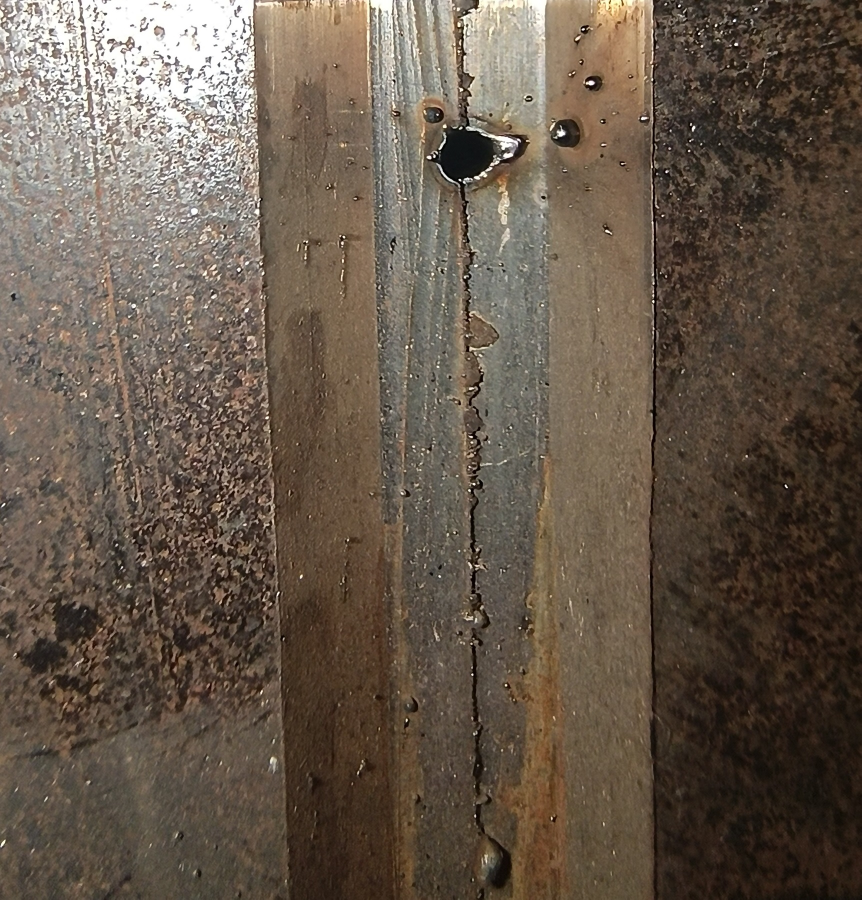
#> input picture 1/x2.jpg, 1723 x 1799 px (shown at 1/2 size)
$ python metal-seam-detector.py
#> lines starting #> are read from the running program, lines starting #| are printed output that depends on the picture; after the words box and inside, x2 and y2 are one past the last pixel; in counts of white or black regions, pixels touching at a corner belong together
import cv2
import numpy as np

# Укажите имя обрабатываемого файла
IMAGE_NAME = 'x2.jpg'

# 1. Загрузка изображения
img = cv2.imread(IMAGE_NAME)
#> img is the input picture: shape (1799, 1723, 3); mean B, G, R 75.8, 89.3, 102.8
if img is None:
    print(f"Ошибка: Не удалось открыть файл {IMAGE_NAME}")
else:
    height, width = img.shape[:2]
#> height = 1799; width = 1723
    gray = cv2.cvtColor(img, cv2.COLOR_BGR2GRAY)

    # 2. АВТОПОДБОР ЯДРА ДЛЯ ШИРОКИХ И ТОНКИХ ЛИНИЙ
    # Оцениваем текстуру в центре, чтобы понять ширину стыка
    roi_test = gray[:, int(width * 0.45):int(width * 0.55)]
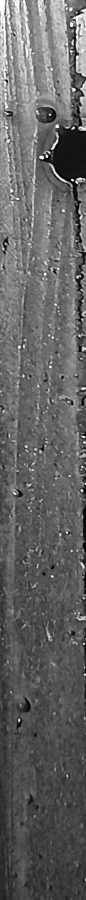
#> roi_test: shape (1799, 172) (shown at 1/2 size); min 0, max 255, mean 99.2
    kernel_size = 35 if np.std(roi_test) > 20 else 15
#> kernel_size = 35

    # 3. МОРФОЛОГИЧЕСКАЯ ФИЛЬТРАЦИЯ (Black Hat)
    kernel = cv2.getStructuringElement(cv2.MORPH_RECT, (kernel_size, 1))
    blackhat = cv2.morphologyEx(gray, cv2.MORPH_BLACKHAT, kernel)
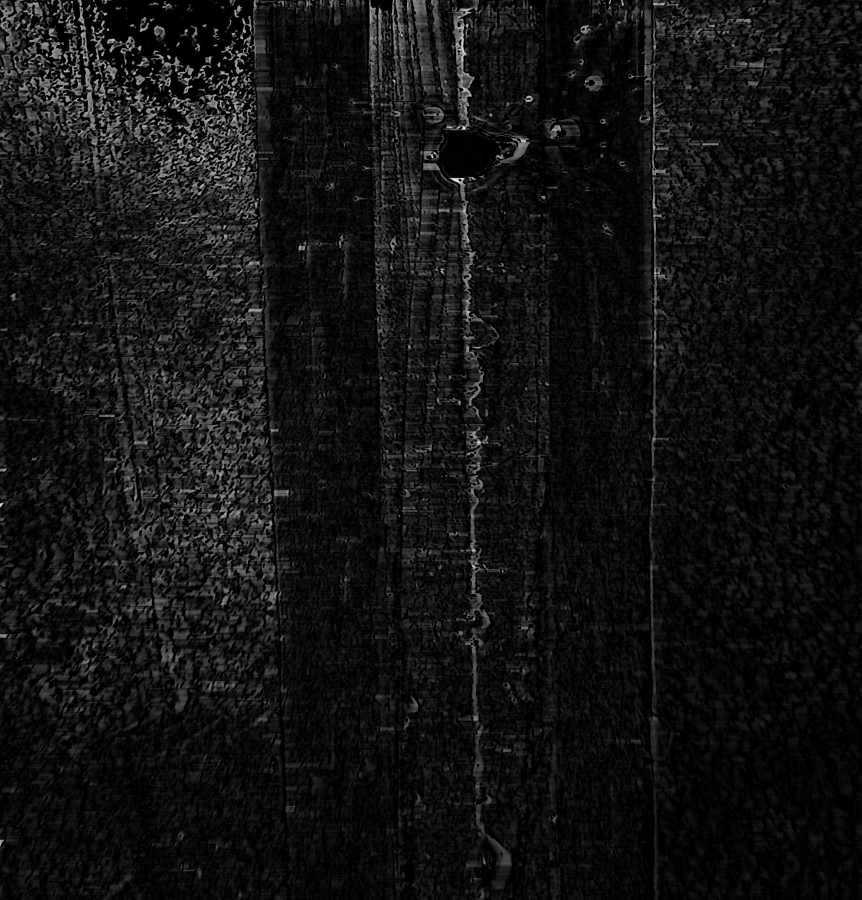
#> blackhat: shape (1799, 1723) (shown at 1/2 size); min 0, max 238, mean 18.4
    blurred = cv2.GaussianBlur(blackhat, (9, 9), 0)

    # 4. НАСТРОЙКА ЗОНЫ ПОИСКА (центральные 30% ширины кадра)
    roi_left = int(width * 0.35)
#> roi_left = 603
    roi_right = int(width * 0.65)
#> roi_right = 1119

    # Разметка на 30 сегментов по высоте для точного отслеживания наклона
    num_segments = 30
    segment_height = height // num_segments
#> segment_height = 59
    points = []

    # 5. ПОСТРОЧНЫЙ СБОР КООРДИНАТ СТЫКА
    for i in range(num_segments):
        y_start = i * segment_height
        y_end = (i + 1) * segment_height
        y_center = (y_start + y_end) // 2

        roi_segment = blurred[y_start:y_end, roi_left:roi_right]
        profile = np.mean(roi_segment, axis=0)

        if np.max(profile) > 8:
            max_idx = np.argmax(profile)
            final_x = roi_left + max_idx

            if roi_left <= final_x <= roi_right:
                points.append([final_x, y_center])
#> this loop made 30 passes
#> (max_idx, final_x) on passes 1 to 12: (138, 741), (321, 924), (321, 924), (328, 931), (506, 1109), (260, 863), (321, 924), (327, 930), (332, 935), (331, 934), (332, 935), (332, 935)
#> pass 1, `roi_segment = blurred[y_start:y_end, roi_left:roi_right]`:
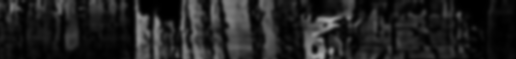
#> roi_segment: shape (59, 516); min 0, max 169, mean 33.7
#> after the loop:
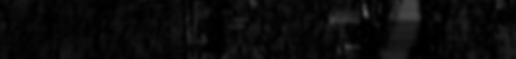
#> roi_segment: shape (59, 516); min 0, max 85, mean 10.5
#> after the loop, points = 30 pairs, first value 741 to 1109, second value 29 to 1740

    # 6. НАДЕЖНОЕ ПОСТРОЕНИЕ ЛИНИИ (Метод Huber)
    if len(points) >= 6:
        pts_array = np.array(points, dtype=np.float32)
#> pts_array has the same summary as points

        # Находим идеальный вектор прямой, игнорируя локальные блики и капли
        [vx, vy, x0, y0] = cv2.fitLine(pts_array, cv2.DIST_HUBER, 0, 0.01, 0.01)
#> vx = [0.0217]; vy = [1]; x0 = [942.4]; y0 = [951]

        vx, vy, x0, y0 = float(vx), float(vy), float(x0), float(y0)
#> vx = 0.0217; vy = 1; x0 = 942.4; y0 = 951

        if np.abs(vy) > 0.001:
            x_top = int(x0 + (0 - y0) * (vx / vy))
#> x_top = 921
            x_bottom = int(x0 + (height - y0) * (vx / vy))
#> x_bottom = 960
            angle = np.abs(np.arctan2(vy, vx) * 180 / np.pi)
#> angle = 88.76

            # Проверка допуска геометрии (85 - 95 градусов)
            if 85 <= angle <= 95:
                print(f"Анализ завершен автоматически (Размер ядра: {kernel_size})")
#| Анализ завершен автоматически (Размер ядра: 35)
                print(f" -> Координата X вверху: {x_top} px")
#|  -> Координата X вверху: 921 px
                print(f" -> Координата X внизу: {x_bottom} px")
#|  -> Координата X внизу: 960 px
                print(f" -> Угол линии: {angle:.2f}°")
#|  -> Угол линии: 88.76°

                # Отрисовка зеленой оси строго по центру зазора
                cv2.line(img, (x_top, 0), (x_bottom, height), (0, 255, 0), 3)
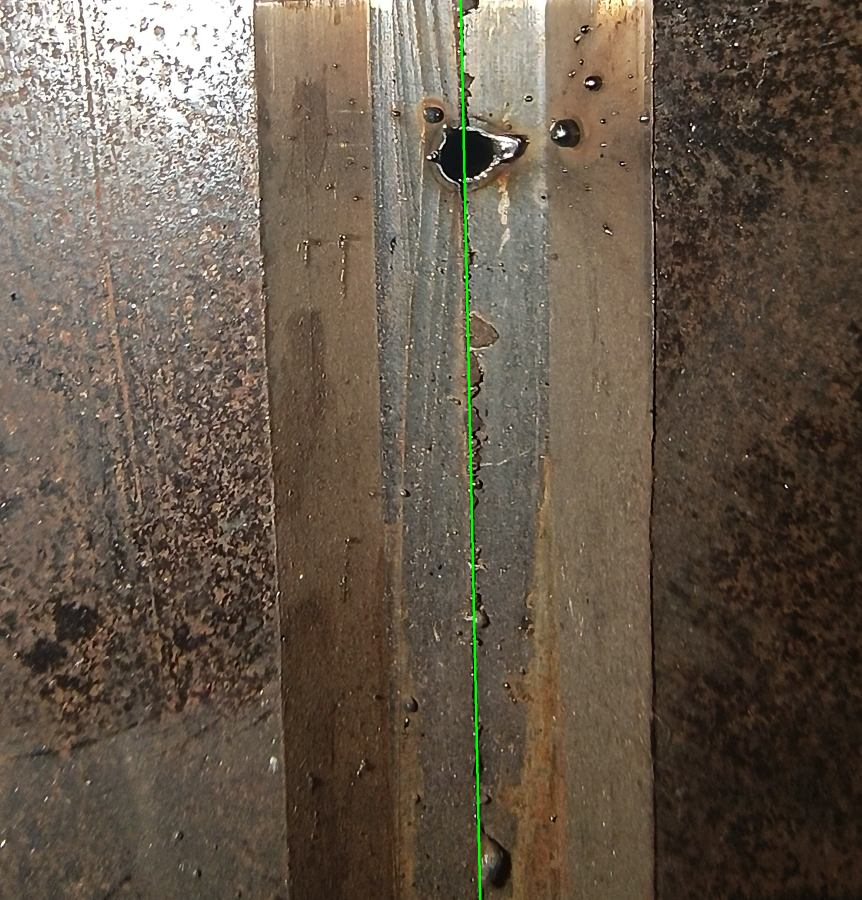
#> img: shape (1799, 1723, 3) (shown at 1/2 size); 0.29% of pixels changed, all inside (x1, y1, x2, y2) = (919, 0, 963, 1799)

                # Отрисовка опорных контрольных точек (красные маркеры)
                for pt in points:
                    cv2.circle(img, (int(pt[0]), int(pt[1])), 4, (0, 0, 255), -1)
#> this loop made 30 passes
#> pt on passes 1 to 12: [741, 29], [924, 88], [924, 147], [931, 206], [1109, 265], [863, 324], [924, 383], [930, 442], [935, 501], [934, 560], [935, 619], [935, 678]
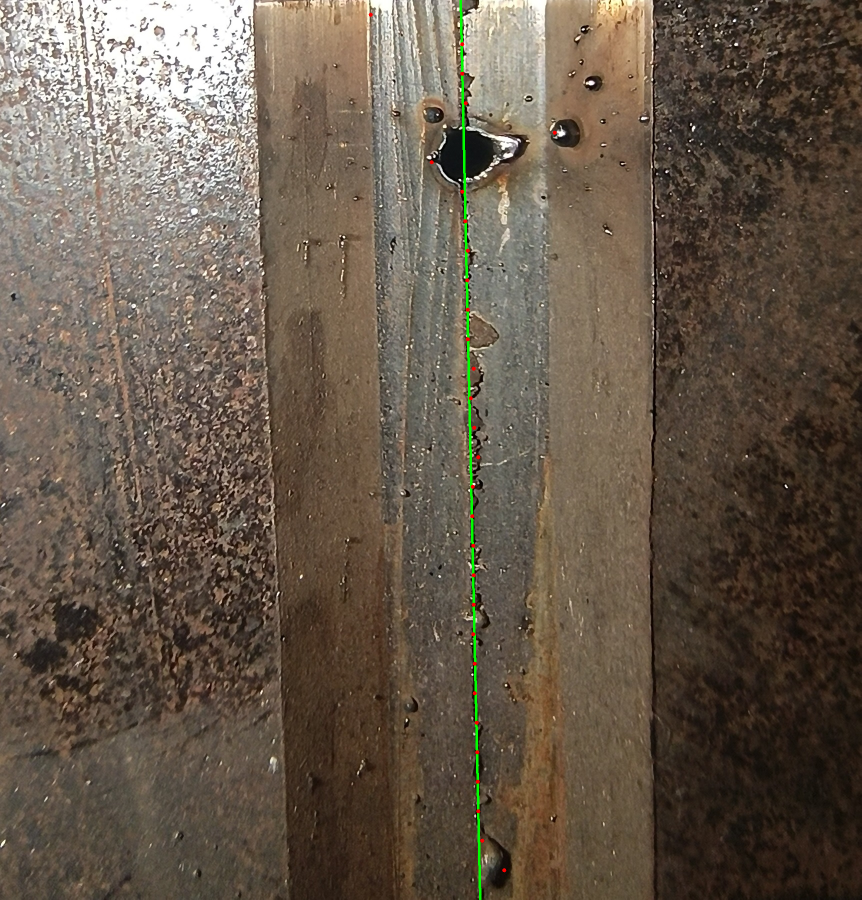
#> img: shape (1799, 1723, 3) (shown at 1/2 size); 0.05% of pixels changed, all inside (x1, y1, x2, y2) = (737, 25, 1114, 1745)
            else:
                print(f"Линия найдена, но угол ({angle:.1f}°) вне допуска 85°-95°.")
    else:
        print("Не удалось надежно выделить ось стыка. Недостаточно опорных точек.")

    # 7. Вывод на экран
    cv2.imshow('Automated Universal Detection', cv2.resize(img, (width // 2, height // 2)))
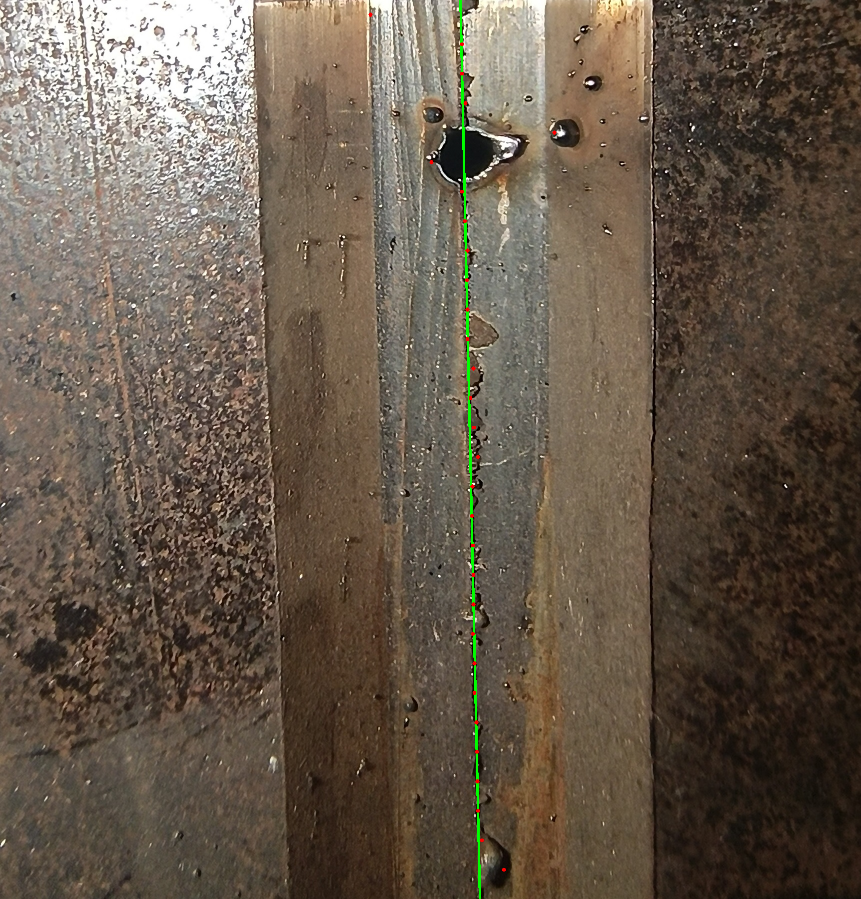
#> window 'Automated Universal Detection': shape (899, 861, 3); mean B, G, R 75.6, 89.7, 102.5
    cv2.waitKey(0)
    cv2.destroyAllWindows()

$ run again, with 1/x1.jpg copied over 1/x2.jpg
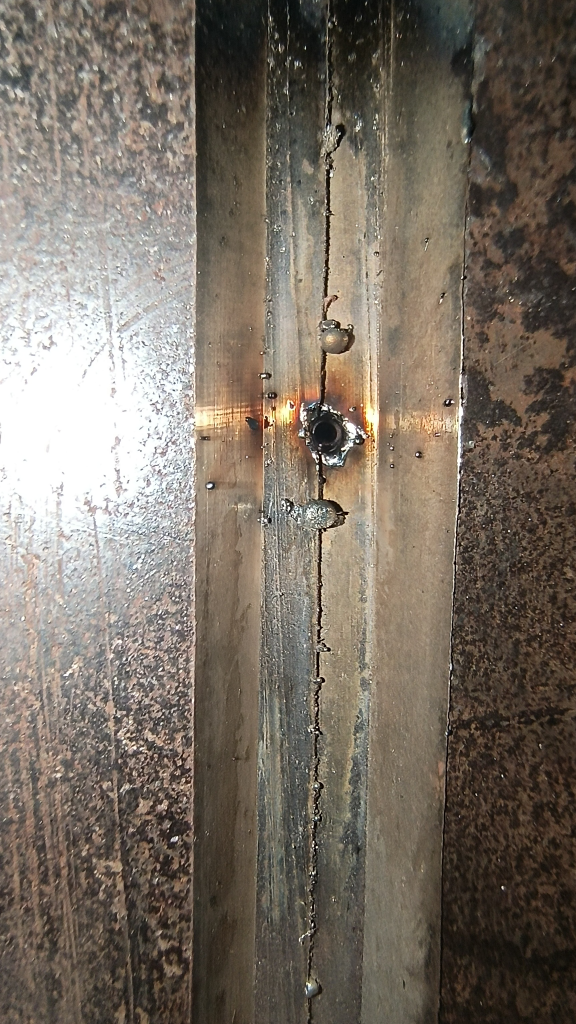
#> input picture 1/x1.jpg, 1728 x 3072 px (shown at 1/3 size)
#> img is the input picture: shape (3072, 1728, 3); mean B, G, R 100.1, 111.3, 121
#> kernel_size = 35
#> the loop `for i in range(num_segments):` made 30 passes
#> (max_idx, final_x) on passes 1 to 8: (394, 998), (387, 991), (386, 990), (386, 990), (384, 988), (381, 985), (381, 985), (378, 982)
#> after the loop `for i in range(num_segments):`:
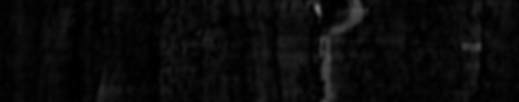
#> roi_segment: shape (102, 519); min 0, max 118, mean 10.2
#> after the loop `for i in range(num_segments):`: points = 30 pairs, first value 797 to 998, second value 51 to 3009
#> pts_array has the same summary as points
#> `[vx, vy, x0, y0] = cv2.fitLine(pts_array, cv2.DIST_HUBER, 0, 0.01, 0.01)`: vx = [0.0221]; vy = [-1]; x0 = [964.5]; y0 = [1490.2]
#> `vx, vy, x0, y0 = float(vx), float(vy), float(x0), float(y0)`: vx = 0.0221; vy = -1; x0 = 964.5; y0 = 1490.2
#> x_top = 997
#> x_bottom = 929
#> angle = 88.73
#| Анализ завершен автоматически (Размер ядра: 35)
#|  -> Координата X вверху: 997 px
#|  -> Координата X внизу: 929 px
#|  -> Угол линии: 88.73°
#> the loop `for pt in points:` made 30 passes
#> pt on passes 1 to 8: [998, 51], [991, 153], [990, 255], [990, 357], [988, 459], [985, 561], [985, 663], [982, 765]
#> `cv2.imshow('Automated Universal Detection', cv2.resize(img, (width // ..`:
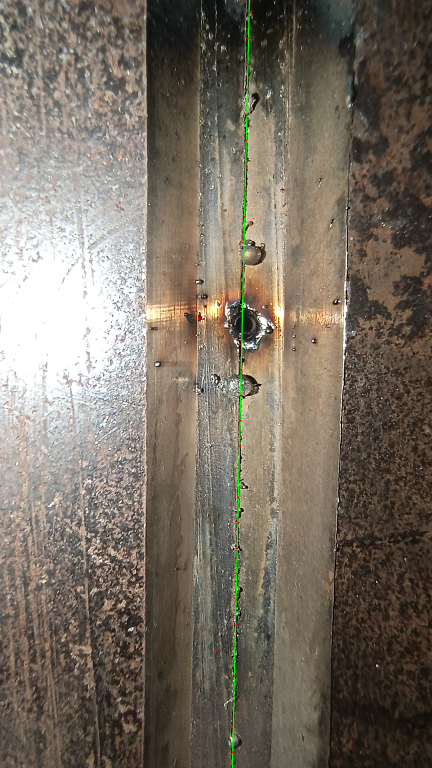
#> window 'Automated Universal Detection': shape (1536, 864, 3) (shown at 1/2 size); mean B, G, R 100.1, 112, 121

$ run again, with 1/x3.jpg copied over 1/x2.jpg
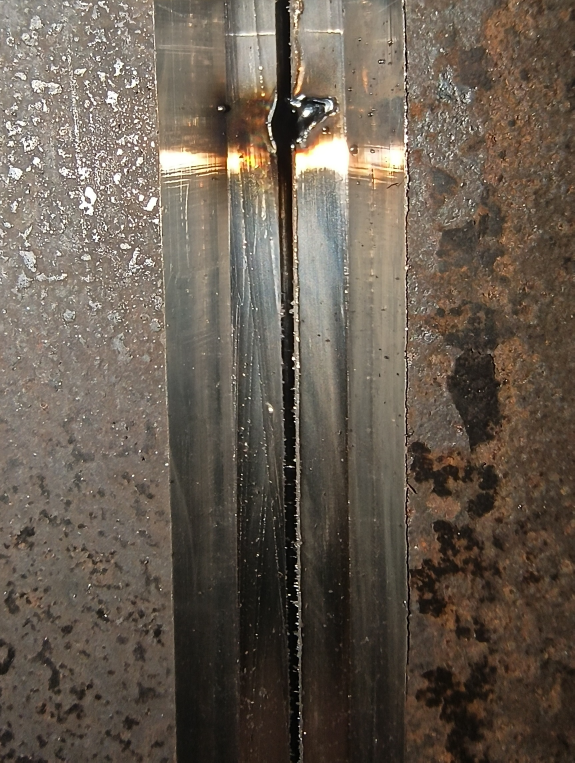
#> input picture 1/x3.jpg, 1723 x 2287 px (shown at 1/3 size)
#> img is the input picture: shape (2287, 1723, 3); mean B, G, R 81, 92.8, 103.8
#> kernel_size = 35
#> the loop `for i in range(num_segments):` made 30 passes
#> (max_idx, final_x) on passes 1 to 8: (166, 769), (172, 775), (293, 896), (286, 889), (403, 1006), (198, 801), (74, 677), (269, 872)
#> after the loop `for i in range(num_segments):`:
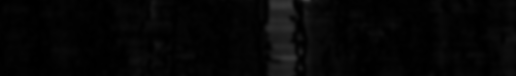
#> roi_segment: shape (76, 516); min 0, max 59, mean 5.5
#> after the loop `for i in range(num_segments):`: points = 30 pairs, first value 677 to 1006, second value 38 to 2242
#> pts_array has the same summary as points
#> `[vx, vy, x0, y0] = cv2.fitLine(pts_array, cv2.DIST_HUBER, 0, 0.01, 0.01)`: vx = [0.00787]; vy = [1]; x0 = [877.2]; y0 = [1282.6]
#> `vx, vy, x0, y0 = float(vx), float(vy), float(x0), float(y0)`: vx = 0.00787; vy = 1; x0 = 877.2; y0 = 1282.6
#> x_top = 867
#> x_bottom = 885
#> angle = 89.55
#| Анализ завершен автоматически (Размер ядра: 35)
#|  -> Координата X вверху: 867 px
#|  -> Координата X внизу: 885 px
#|  -> Угол линии: 89.55°
#> the loop `for pt in points:` made 30 passes
#> pt on passes 1 to 8: [769, 38], [775, 114], [896, 190], [889, 266], [1006, 342], [801, 418], [677, 494], [872, 570]
#> `cv2.imshow('Automated Universal Detection', cv2.resize(img, (width // ..`:
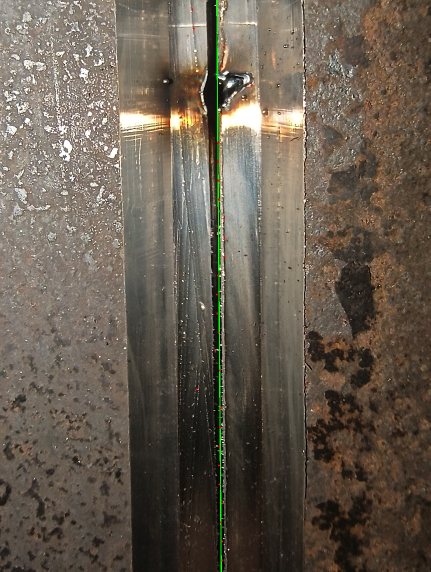
#> window 'Automated Universal Detection': shape (1143, 861, 3) (shown at 1/2 size); mean B, G, R 80.8, 93.4, 103.7

$ run again, with 1/x4.jpg copied over 1/x2.jpg
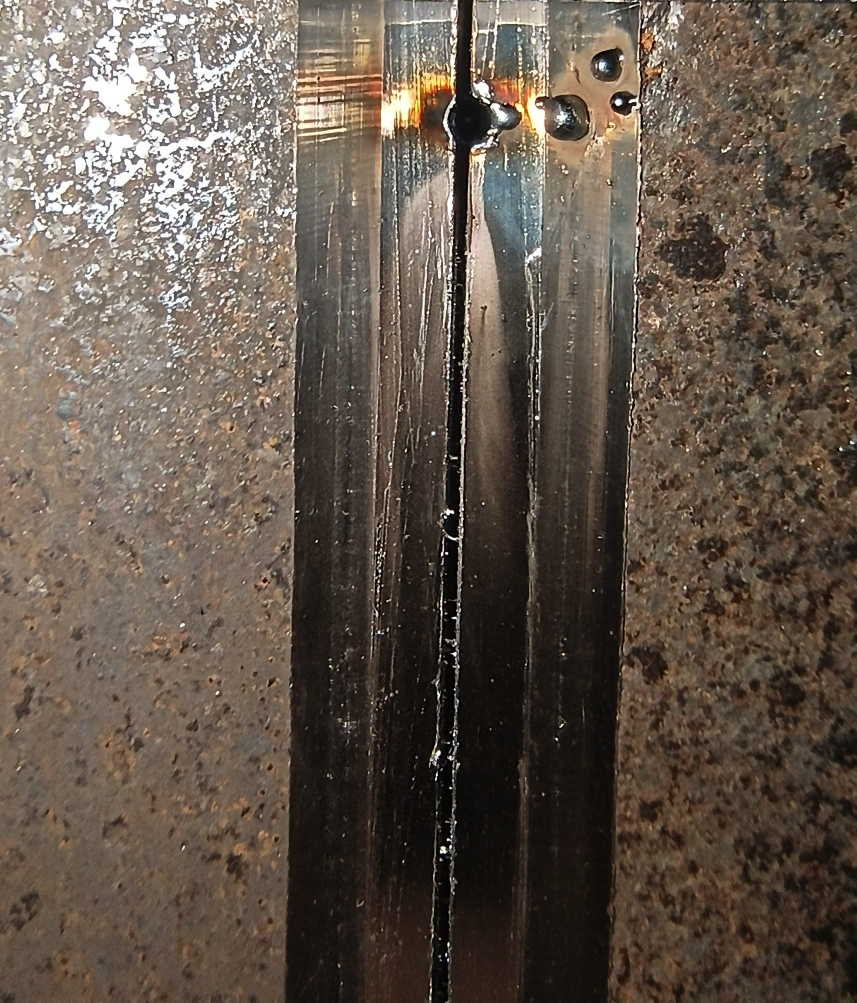
#> input picture 1/x4.jpg, 1713 x 2005 px (shown at 1/2 size)
#> img is the input picture: shape (2005, 1713, 3); mean B, G, R 76.5, 87.7, 100
#> kernel_size = 35
#> the loop `for i in range(num_segments):` made 30 passes
#> (max_idx, final_x) on passes 1 to 8: (341, 940), (338, 937), (450, 1049), (506, 1105), (222, 821), (332, 931), (330, 929), (326, 925)
#> after the loop `for i in range(num_segments):`: points = 30 pairs, first value 821 to 1105, second value 33 to 1947
#> pts_array has the same summary as points
#> `[vx, vy, x0, y0] = cv2.fitLine(pts_array, cv2.DIST_HUBER, 0, 0.01, 0.01)`: vx = [0.0291]; vy = [-1]; x0 = [908.5]; y0 = [1112.4]
#> `vx, vy, x0, y0 = float(vx), float(vy), float(x0), float(y0)`: vx = 0.0291; vy = -1; x0 = 908.5; y0 = 1112.4
#> x_top = 940
#> x_bottom = 882
#> angle = 88.33
#| Анализ завершен автоматически (Размер ядра: 35)
#|  -> Координата X вверху: 940 px
#|  -> Координата X внизу: 882 px
#|  -> Угол линии: 88.33°
#> the loop `for pt in points:` made 30 passes
#> pt on passes 1 to 8: [940, 33], [937, 99], [1049, 165], [1105, 231], [821, 297], [931, 363], [929, 429], [925, 495]
#> `cv2.imshow('Automated Universal Detection', cv2.resize(img, (width // ..`:
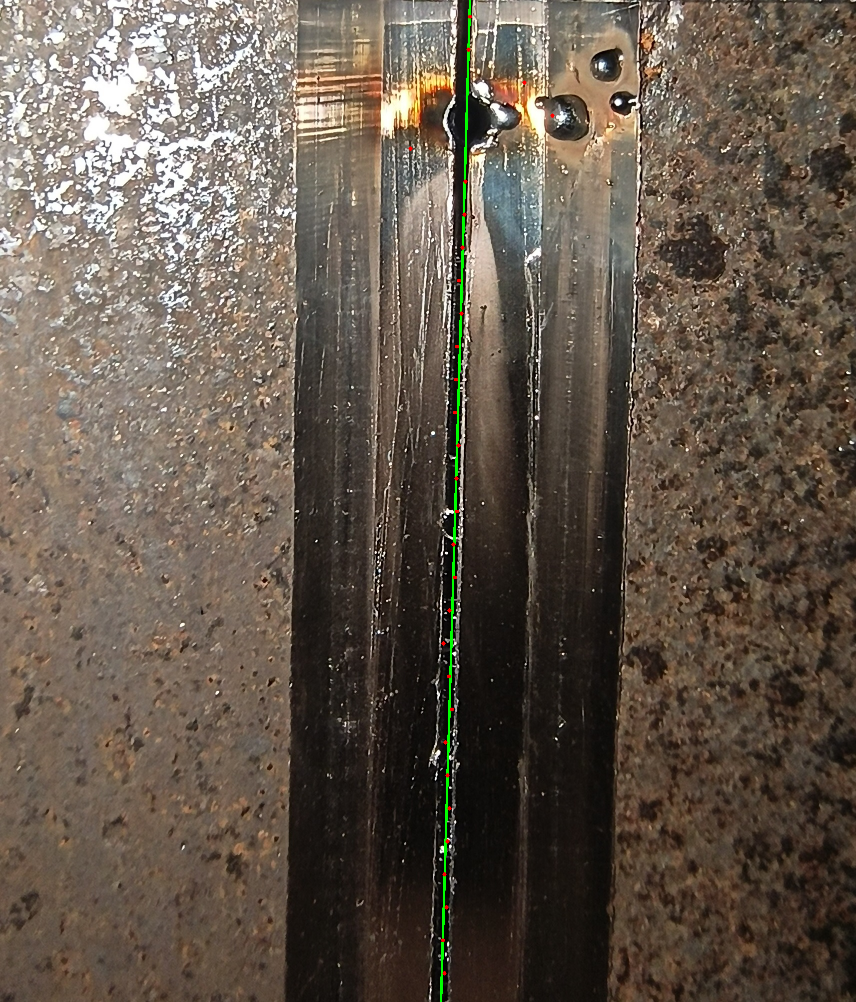
#> window 'Automated Universal Detection': shape (1002, 856, 3); mean B, G, R 76.3, 88.3, 99.9
